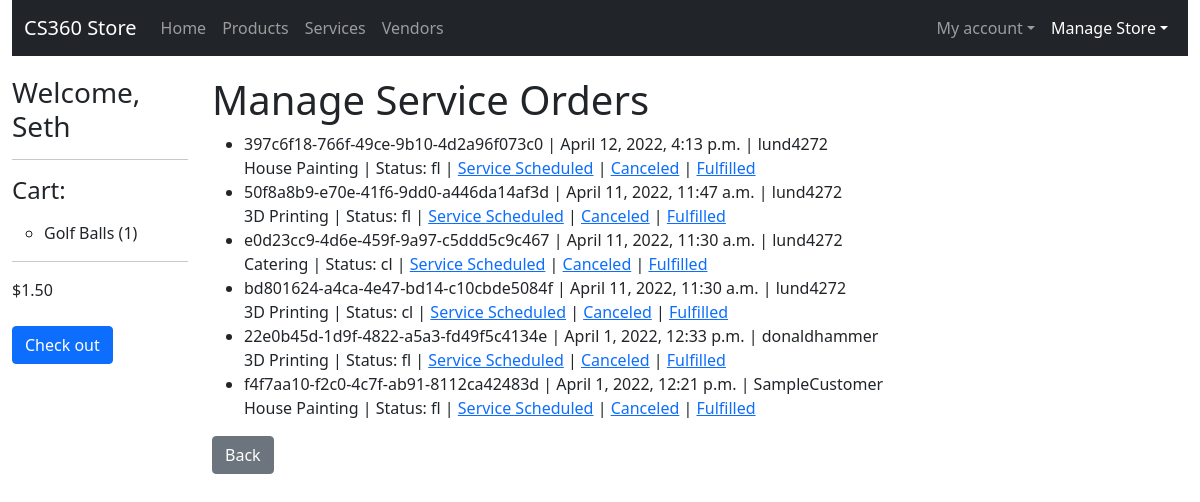
Screenshot of /store/manage-service-orders/ (signed in) with the database file from the repository.
### storeApp/models.py (models this page shows, shortened)
class CartProduct(models.Model):
    id = models.UUIDField(primary_key=True, default=uuid.uuid4, help_text="Unique ID for this product in cart", editable=False)
    cart = models.ForeignKey(Cart, on_delete=models.CASCADE,)
    product = models.ForeignKey(ProductListing, on_delete=models.RESTRICT)
    quantity = models.IntegerField(default=0, validators=[MaxValueValidator(9999)])

class ProductListing(models.Model):
    id = models.UUIDField(primary_key=True, default=uuid.uuid4, help_text="Unique ID for this particular order", editable=False)
    active = models.BooleanField(default=True)
    name = models.CharField(max_length=200, help_text="Enter a name for your product.")
    imageURL = models.URLField(max_length=200, help_text="Enter image URL", default="https://picsum.photos/400/300")
    price = models.DecimalField(decimal_places=2, max_digits=7) # allows max price of $99,999.99
    description = models.TextField()
    quantity_available = models.IntegerField(help_text="How many are available? Leave blank if unlimited.", null=True, blank=True)
    restockDate = models.DateField(help_text="Leave blank if N/A",null=True, blank=True)
    vendor = models.ForeignKey(Vendor, on_delete=models.RESTRICT)
    tags = models.ManyToManyField(ProductTag, blank=True)
    def list_tags(self):
        return ', '.join(tag.name for tag in self.tags.all()[:3])
    list_tags.short_description = 'Tags'
    class Meta:
        permissions = (("can_set_active", "Set product as active"),)

class Cart(models.Model):
    id = models.UUIDField(primary_key=True, default=uuid.uuid4, help_text="Unique ID for this user's cart", editable=False)
    user = models.OneToOneField(User, on_delete=models.CASCADE, null=False)
    subtotal = models.DecimalField(decimal_places=2, max_digits=7, default=0)

class InvoiceService(models.Model):
    id = models.UUIDField(primary_key=True, default=uuid.uuid4, help_text="Unique ID for this service listing", editable=False)
    invoice = models.ForeignKey(Invoice, on_delete=models.CASCADE)
    service = models.ForeignKey(ServiceListing, on_delete=models.RESTRICT)
    price_paid = models.DecimalField(decimal_places=2, max_digits=7, default=0)
    vendor = models.ForeignKey(Vendor, on_delete=models.RESTRICT, blank=True)
    ORDER_STATUS = (
        ('sc', 'Scheduled'),
        ('cl', 'Canceled'),
        ('fl', 'Fulfilled'),
    )
    status = models.CharField(
        max_length=2,
        choices=ORDER_STATUS,
        blank=True,
        default='sc',
        help_text='Order Status',
    )

class Invoice(models.Model):
    id = models.UUIDField(primary_key=True, default=uuid.uuid4, help_text="Unique ID for this particular order", editable=False)
    purchaser = models.ForeignKey(User, on_delete=models.SET_NULL, null=True)
    date_placed = models.DateTimeField(default=datetime.now, blank=True)
    total_payment = models.DecimalField(decimal_places=2, max_digits=7, default=0)
    def __str__(self):
        return str(self.id)

class ServiceListing(models.Model):
    id = models.UUIDField(primary_key=True, default=uuid.uuid4, help_text="Unique ID for this particular service", editable=False)
    active = models.BooleanField(default=True)
    name = models.CharField(max_length=200, help_text="Enter a name for your service.")
    imageURL = models.URLField(max_length=200, help_text="Enter image URL", blank="True", null=True, default="https://picsum.photos/400/300")
    price = models.DecimalField(help_text="Max: 99,999.99. Set 0 \'Free\'", max_digits=7, decimal_places=2) # allows max price of $99,999.99
    price_per_hour = models.BooleanField(help_text="Is this service priced per hour?", default=False)
    description = models.TextField()
    service_area = models.IntegerField(help_text="Enter miles from your Business Address that you service.")
    days_available = models.CharField(max_length=200, help_text="Enter the days/times this service is available, i.e. M-Th 9-5, Fri-Sun 10-1", null=True, blank=True)
    vendor = models.ForeignKey(Vendor, on_delete=models.RESTRICT)
    tags = models.ManyToManyField(ServiceTag, blank=True)
    def __str__(self):
        return str(self.name)
    def list_tags(self):
        return ', '.join(tag.name for tag in self.tags.all()[:3])
    list_tags.short_description = 'Tags'

### storeApp/views.py (the view)
# urls.py: path('manage-service-orders/', views.ManageServiceOrdersView.as_view(), name='manage-service-orders'),
class ManageServiceOrdersView(PermissionRequiredMixin, generic.ListView):
    model = InvoiceService
    template_name = 'storeApp/vendors/manage_service_orders.html'
    permission_required = 'storeApp.can_set_active'
    def get_queryset(self):
        return InvoiceService.objects.filter(vendor=self.request.user.vendor).order_by('-invoice__date_placed', 'invoice__purchaser')

### storeApp/templates/storeApp/vendors/manage_service_orders.html (shortened to what this page needs)
{% extends "base_generic.html" %}
{% block content %}
    <h1>Manage Service Orders</h1>
    <ul>
    {% if invoiceservice_list %}
        {% for iservice in invoiceservice_list %}
            <li>{{ iservice.invoice }} | {{ iservice.invoice.date_placed }} | {{ iservice.invoice.purchaser }}<br/>{{ iservice.service }} | Status: {{ iservice.status }} | <a href="{% url 'change-service-order-status' isID=iservice.id status='sc' %}">Service Scheduled</a> | <a href="{% url 'change-service-order-status' isID=iservice.id status='cl' %}">Canceled</a> | <a href="{% url 'change-service-order-status' isID=iservice.id status='fl' %}">Fulfilled</a></li>
        {% endfor %}
    {% endif %}
</ul>
<a href="javascript:history.go(-1)" class="btn btn-secondary">Back</a>
{% endblock content %}

### storeApp/templates/base_generic.html (shortened to what this page needs)
<!DOCTYPE html>
<html lang="en">
<head>
  <link href="https://cdn.jsdelivr.net/npm/bootstrap@5.0.2/dist/css/bootstrap.min.css" rel="stylesheet">
  {% load static %}
  <link rel="stylesheet" href="{% static 'css/styles.css' %}">
</head>
<body>
  <div class="container-fluid">
    <nav class="navbar navbar-expand-md navbar-dark bg-dark" aria-label="Fourth navbar example">
      <div class="container-fluid">
        <a class="navbar-brand" href="{% url 'index' %}">CS360 Store</a>
        <div class="collapse navbar-collapse" id="navbarsExample04">
          <ul class="navbar-nav me-auto mb-2 mb-md-0">
            <li class="nav-item"><a class="nav-link {% if request.resolver_match.url_name == 'index' %}active{% endif %}" href="{% url 'index' %}">Home</a></li>
            <li class="nav-item"><a class="nav-link {% if request.resolver_match.url_name == 'products' %}active{% endif %}" href="{% url 'products' %}">Products</a></li>
            <li class="nav-item"><a class="nav-link {% if request.resolver_match.url_name == 'services' %}active{% endif %}" href="{% url 'services' %}">Services</a></li>
            <li class="nav-item"><a class="nav-link {% if request.resolver_match.url_name == 'vendors' %}active{% endif %}" href="{% url 'vendors' %}">Vendors</a></li>
          </ul>
          <ul class="navbar-nav">
            {% if user.is_authenticated %}
            <li class="nav-item dropdown">
              <a class="nav-link dropdown-toggle " href="#" id="dropdown04" data-bs-toggle="dropdown" aria-expanded="false">My account</a>
            </li>
            {% else %}
            <li class="nav-item"><a class="nav-link" href="{% url 'login' %}">Log in</a></li>
            {% endif %}
            {% if perms.storeApp.can_set_active %}
            <li class="nav-item dropdown">
              <a class="nav-link dropdown-toggle {% if request.resolver_match.url_name == 'manage-products' or request.resolver_match.url_name == 'manage-services' or request.resolver_match.url_name == 'manage-product-orders' or request.resolver_match.url_name == 'manage-service-orders' %}active{% endif %}" href="#" id="dropdown05" data-bs-toggle="dropdown" aria-expanded="false">Manage Store</a>
            </li>
            {% endif %}
          </ul>
        </div>
      </div>
    </nav>
    <div class="row">
      <div class="col-sm-2">
      {% block sidebar %}
        <ul class="sidebar-nav">
          {% if user.is_authenticated %}
          <h3>Welcome, {{ user.first_name }}</h3>
          {% endif %}
          {% if user.cart.cartproduct_set.all or user.cart.cartservice_set.all %}
          <hr/>
          <h4 class="mb-3">Cart:</h4>
          {% else %}
          <p>Add something to your cart to get started!</p>
          {% endif %}
          {% if user.cart.cartproduct_set.all %}
            <ul>
              {% for cproduct in  user.cart.cartproduct_set.all %}
              <li>{{ cproduct.product.name }} ({{ cproduct.quantity }})</li>
              {% endfor %}
            </ul>
            <hr/>
            <p>${{ user.cart.subtotal }}</p>
            <a class="btn btn-primary mt-2" href="{% url 'my-cart' %}">Check out</a>
          {% endif %}
     {% endblock %}
      </div>
      <div class="col-sm-10 ">{% block content %}{% endblock %}</div>
    </div>
  </div>
</body>
</html>

### storeApp/static/css/styles.css (style rules this page uses)
.sidebar-nav { margin-top: 20px; padding: 0; list-style: none; }
h1 { margin-top: 20px; }

### rows the page displays
CartProduct: product.name "Golf Balls", quantity "1"
InvoiceService: invoice "397c6f18-766f-49ce-9b10-4d2a96f073c0", invoice.date_placed "April 12, 2022, 4:13 p.m.", invoice.purchaser "lund4272", service "House Painting", status "fl"
InvoiceService: invoice "50f8a8b9-e70e-41f6-9dd0-a446da14af3d", invoice.date_placed "April 11, 2022, 11:47 a.m.", invoice.purchaser "lund4272", service "3D Printing", status "fl"
InvoiceService: invoice "e0d23cc9-4d6e-459f-9a97-c5ddd5c9c467", invoice.date_placed "April 11, 2022, 11:30 a.m.", invoice.purchaser "lund4272", service "Catering", status "cl"
InvoiceService: invoice "bd801624-a4ca-4e47-bd14-c10cbde5084f", invoice.date_placed "April 11, 2022, 11:30 a.m.", invoice.purchaser "lund4272", service "3D Printing", status "cl"
InvoiceService: invoice "22e0b45d-1d9f-4822-a5a3-fd49f5c4134e", invoice.date_placed "April 1, 2022, 12:33 p.m.", invoice.purchaser "donaldhammer", service "3D Printing", status "fl"
InvoiceService: invoice "f4f7aa10-f2c0-4c7f-ab91-8112ca42483d", invoice.date_placed "April 1, 2022, 12:21 p.m.", invoice.purchaser "SampleCustomer", service "House Painting", status "fl"

### other values shown
{{ user.first_name }} "Seth"
{{ user.cart.subtotal }} "1.50"
